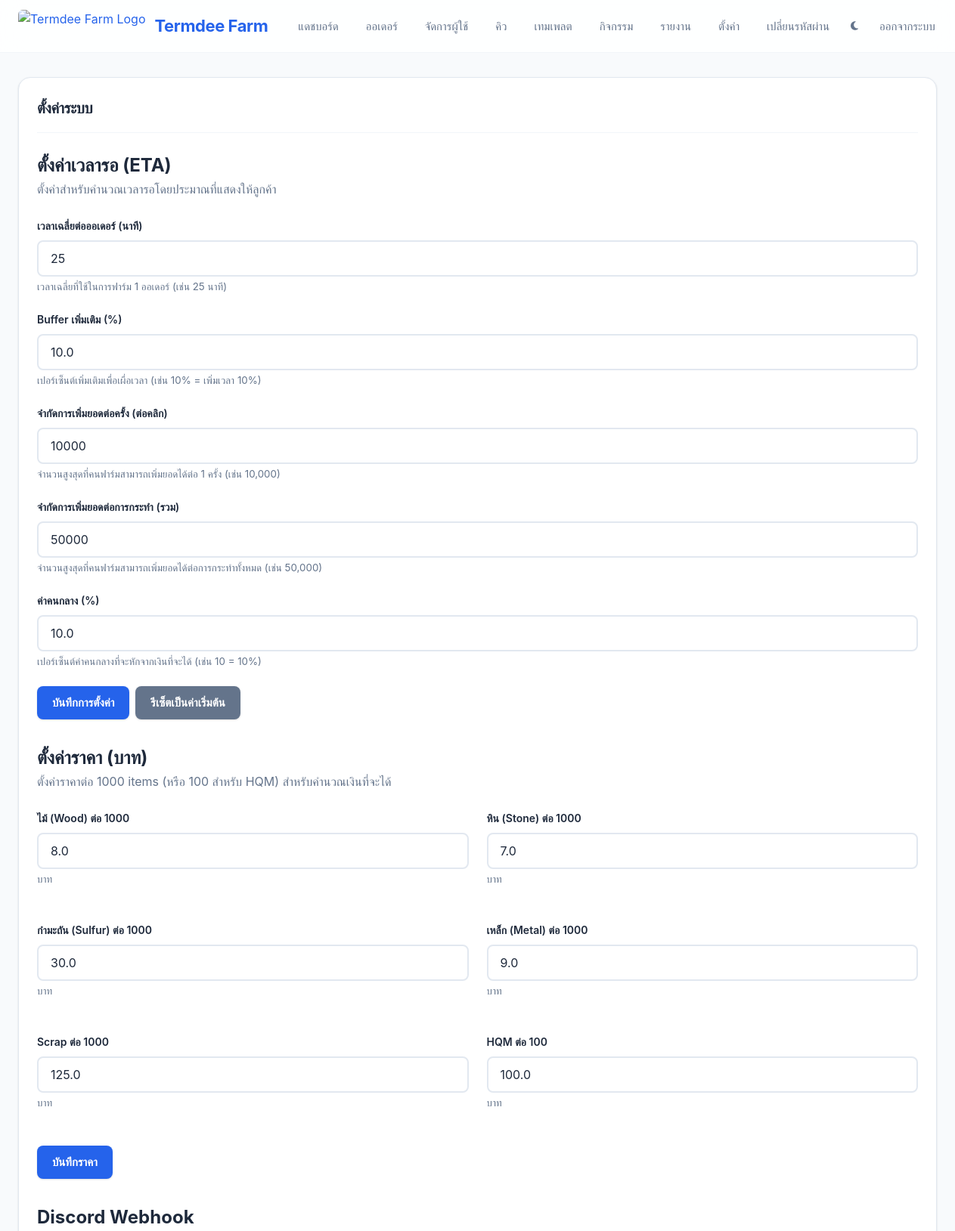
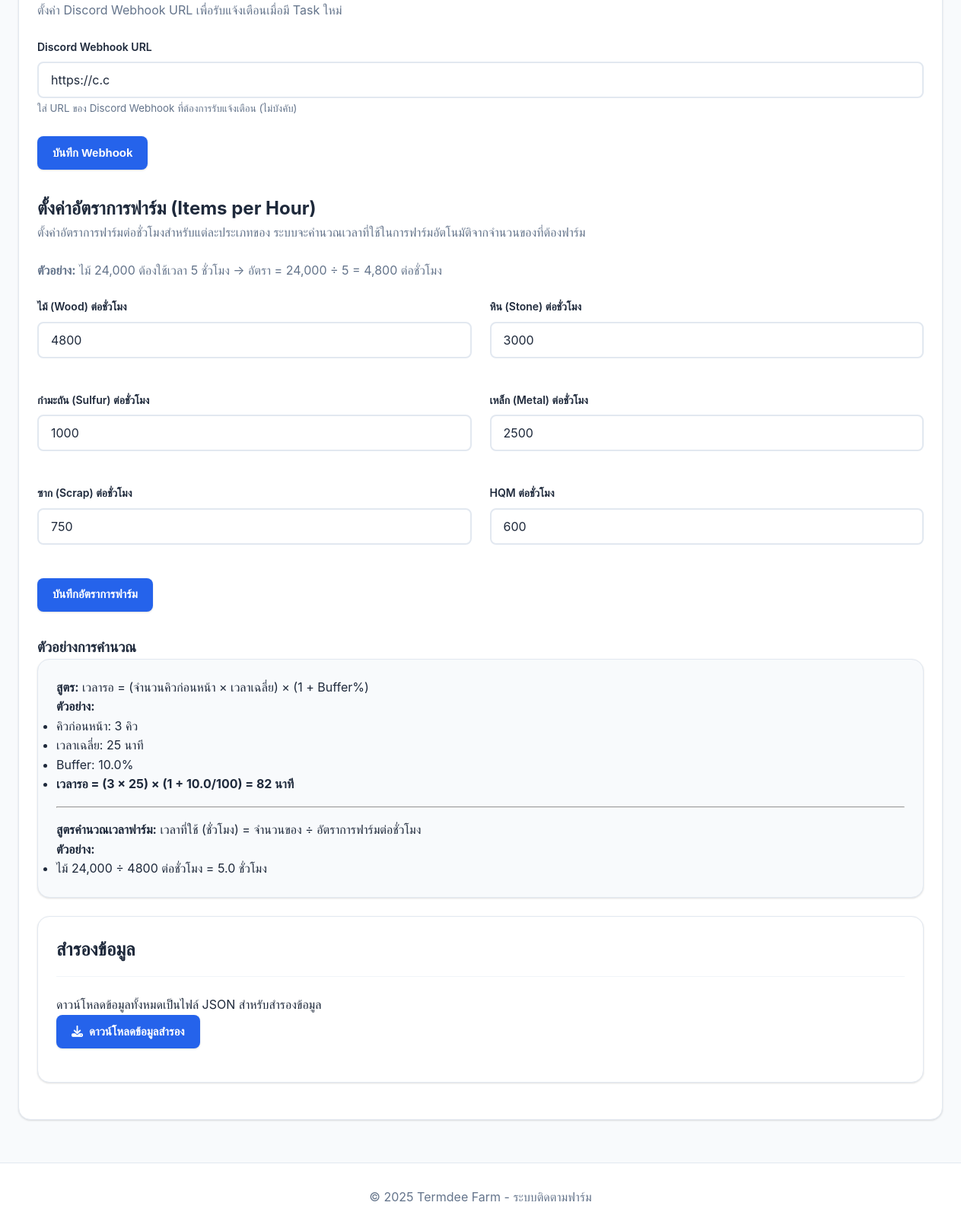
The app's page /admin/settings (signed in) with its own data (2 pictures, top to bottom).
### models.py (models this page shows, shortened)
class Settings(db.Model):
    __tablename__ = 'settings'
    id = db.Column(db.Integer, primary_key=True)
    avg_minutes_per_order = db.Column(db.Integer, default=25)
    eta_buffer_percent = db.Column(db.Float, default=10.0)
    max_delta_per_click = db.Column(db.Integer, default=10000)
    max_delta_per_action = db.Column(db.Integer, default=50000)
    commission_percent = db.Column(db.Float, default=10.0)  # ค่าคนกลาง (%)
    farming_rate_wood = db.Column(db.Integer, default=4800)  # ไม้ 24,000 / 5 ชม. = 4,800/ชม.
    farming_rate_stone = db.Column(db.Integer, default=4800)
    farming_rate_sulfur = db.Column(db.Integer, default=4800)
    farming_rate_metal = db.Column(db.Integer, default=4800)
    farming_rate_scrap = db.Column(db.Integer, default=4800)
    farming_rate_hqm = db.Column(db.Integer, default=4800)
    price_per_1000_wood = db.Column(db.Float, default=8.0)  # 1000 ไม้ = 8 บาท
    price_per_1000_stone = db.Column(db.Float, default=7.0)  # 1000 หิน = 7 บาท
    price_per_1000_sulfur = db.Column(db.Float, default=30.0)  # 1000 กำมะถัน = 30 บาท
    price_per_1000_metal = db.Column(db.Float, default=9.0)  # 1000 เหล็ก = 9 บาท
    price_per_1000_scrap = db.Column(db.Float, default=125.0)  # 1000 Scrap = 125 บาท
    price_per_100_hqm = db.Column(db.Float, default=100.0)  # 100 HQM = 100 บาท
    discord_webhook_url = db.Column(db.String(500))  # Discord webhook URL สำหรับแจ้งเตือน
    updated_at = db.Column(db.DateTime, default=datetime.utcnow, onupdate=datetime.utcnow)

### app.py (the view, shortened to what this page needs)
@app.route('/admin/settings')
@admin_required
def admin_settings():
    settings = Settings.query.first()
    return render_template('admin/settings.html', settings=settings)

### app.py (called while the page is built)
@login_manager.user_loader
def load_user(user_id):
    try:
        return User.query.get(int(user_id))
    except (ValueError, TypeError):
        return None

@app.context_processor
def utility_processor():
    return dict(get_status_th=get_status_th, Settings=Settings)

def admin_required(f):
    @wraps(f)
    @login_required
    def decorated_function(*args, **kwargs):
        if current_user.role not in ['admin', 'super_admin']:
            flash('คุณไม่มีสิทธิ์เข้าถึงหน้านี้', 'error')
            return redirect(url_for('index'))
        return f(*args, **kwargs)
    return decorated_function

### templates/admin/settings.html (shortened to what this page needs)
{% extends "base.html" %}
{% block content %}
<div class="card">
    <div class="card-header">
        <h1 class="card-title">ตั้งค่าระบบ</h1>
    </div>
    <div class="mt-3">
        <h2>ตั้งค่าเวลารอ (ETA)</h2>
        <p style="color: var(--text-secondary); margin-bottom: 1.5rem;">
            ตั้งค่าสำหรับคำนวณเวลารอโดยประมาณที่แสดงให้ลูกค้า
        </p>
        <form id="settingsForm" onsubmit="updateSettings(event)">
            <div class="form-group">
                <label class="form-label" for="avg_minutes_per_order">
                    เวลาเฉลี่ยต่อออเดอร์ (นาที)
                </label>
                <input type="number" id="avg_minutes_per_order" name="avg_minutes_per_order"
                       class="form-control" value="{{ settings.avg_minutes_per_order }}"
                       min="1" required>
                <small style="color: var(--text-secondary);">
                    เวลาเฉลี่ยที่ใช้ในการฟาร์ม 1 ออเดอร์ (เช่น 25 นาที)
                </small>
            </div>
            <div class="form-group">
                <label class="form-label" for="eta_buffer_percent">
                    Buffer เพิ่มเติม (%)
                </label>
                <input type="number" id="eta_buffer_percent" name="eta_buffer_percent"
                       class="form-control" value="{{ settings.eta_buffer_percent }}"
                       min="0" max="100" step="0.1" required>
                <small style="color: var(--text-secondary);">
                    เปอร์เซ็นต์เพิ่มเติมเพื่อเผื่อเวลา (เช่น 10% = เพิ่มเวลา 10%)
                </small>
            </div>
            <div class="form-group">
                <label class="form-label" for="max_delta_per_click">
                    จำกัดการเพิ่มยอดต่อครั้ง (ต่อคลิก)
                </label>
                <input type="number" id="max_delta_per_click" name="max_delta_per_click"
                       class="form-control" value="{{ settings.max_delta_per_click }}"
                       min="1" required>
                <small style="color: var(--text-secondary);">
                    จำนวนสูงสุดที่คนฟาร์มสามารถเพิ่มยอดได้ต่อ 1 ครั้ง (เช่น 10,000)
                </small>
            </div>
            <div class="form-group">
                <label class="form-label" for="max_delta_per_action">
                    จำกัดการเพิ่มยอดต่อการกระทำ (รวม)
                </label>
                <input type="number" id="max_delta_per_action" name="max_delta_per_action"
                       class="form-control" value="{{ settings.max_delta_per_action }}"
                       min="1" required>
                <small style="color: var(--text-secondary);">
                    จำนวนสูงสุดที่คนฟาร์มสามารถเพิ่มยอดได้ต่อการกระทำทั้งหมด (เช่น 50,000)
                </small>
            </div>
            <div class="form-group">
                <label class="form-label" for="commission_percent">
                    ค่าคนกลาง (%)
                </label>
                <input type="number" id="commission_percent" name="commission_percent"
                       class="form-control" value="{{ settings.commission_percent or 10.0 }}"
                       min="0" max="100" step="0.1" required>
                <small style="color: var(--text-secondary);">
                    เปอร์เซ็นต์ค่าคนกลางที่จะหักจากเงินที่จะได้ (เช่น 10 = 10%)
                </small>
            </div>
            <div class="btn-group">
                <button type="submit" class="btn btn-primary">บันทึกการตั้งค่า</button>
                <button type="button" class="btn btn-secondary" onclick="resetSettings()">รีเซ็ตเป็นค่าเริ่มต้น</button>
            </div>
        </form>
    </div>
    <div class="mt-4">
        <h2>ตั้งค่าราคา (บาท)</h2>
        <p style="color: var(--text-secondary); margin-bottom: 1.5rem;">
            ตั้งค่าราคาต่อ 1000 items (หรือ 100 สำหรับ HQM) สำหรับคำนวณเงินที่จะได้
        </p>
        <form id="priceForm" onsubmit="updatePrices(event)">
            <div class="grid grid-2">
                <div class="form-group">
                    <label class="form-label" for="price_per_1000_wood">ไม้ (Wood) ต่อ 1000</label>
                    <input type="number" id="price_per_1000_wood" name="price_per_1000_wood"
                           class="form-control" value="{{ settings.price_per_1000_wood or 8.0 }}"
                           min="0" step="0.01" required>
                    <small style="color: var(--text-secondary);">บาท</small>
                </div>
                <div class="form-group">
                    <label class="form-label" for="price_per_1000_stone">หิน (Stone) ต่อ 1000</label>
                    <input type="number" id="price_per_1000_stone" name="price_per_1000_stone"
                           class="form-control" value="{{ settings.price_per_1000_stone or 7.0 }}"
                           min="0" step="0.01" required>
                    <small style="color: var(--text-secondary);">บาท</small>
                </div>
                <div class="form-group">
                    <label class="form-label" for="price_per_1000_sulfur">กำมะถัน (Sulfur) ต่อ 1000</label>
                    <input type="number" id="price_per_1000_sulfur" name="price_per_1000_sulfur"
                           class="form-control" value="{{ settings.price_per_1000_sulfur or 30.0 }}"
                           min="0" step="0.01" required>
                    <small style="color: var(--text-secondary);">บาท</small>
                </div>
                <div class="form-group">
                    <label class="form-label" for="price_per_1000_metal">เหล็ก (Metal) ต่อ 1000</label>
                    <input type="number" id="price_per_1000_metal" name="price_per_1000_metal"
                           class="form-control" value="{{ settings.price_per_1000_metal or 9.0 }}"
                           min="0" step="0.01" required>
                    <small style="color: var(--text-secondary);">บาท</small>
                </div>
                <div class="form-group">
                    <label class="form-label" for="price_per_1000_scrap">Scrap ต่อ 1000</label>
                    <input type="number" id="price_per_1000_scrap" name="price_per_1000_scrap"
                           class="form-control" value="{{ settings.price_per_1000_scrap or 125.0 }}"
                           min="0" step="0.01" required>
                    <small style="color: var(--text-secondary);">บาท</small>
                </div>
                <div class="form-group">
                    <label class="form-label" for="price_per_100_hqm">HQM ต่อ 100</label>
                    <input type="number" id="price_per_100_hqm" name="price_per_100_hqm"
                           class="form-control" value="{{ settings.price_per_100_hqm or 100.0 }}"
                           min="0" step="0.01" required>
                    <small style="color: var(--text-secondary);">บาท</small>
                </div>
            </div>
            <div class="btn-group mt-3">
                <button type="submit" class="btn btn-primary">บันทึกราคา</button>
            </div>
        </form>
    </div>
    <div class="mt-4">
        <h2>Discord Webhook</h2>
        <p style="color: var(--text-secondary); margin-bottom: 1.5rem;">
            ตั้งค่า Discord Webhook URL เพื่อรับแจ้งเตือนเมื่อมี Task ใหม่
        </p>
        <form id="webhookForm" onsubmit="updateWebhook(event)">
            <div class="form-group">
                <label class="form-label" for="discord_webhook_url">Discord Webhook URL</label>
                <input type="url" id="discord_webhook_url" name="discord_webhook_url"
                       class="form-control" value="{{ settings.discord_webhook_url or '' }}"
                       placeholder="https://discord.com/api/webhooks/...">
                <small style="color: var(--text-secondary);">
                    ใส่ URL ของ Discord Webhook ที่ต้องการรับแจ้งเตือน (ไม่บังคับ)
                </small>
            </div>
            <div class="btn-group mt-3">
                <button type="submit" class="btn btn-primary">บันทึก Webhook</button>
            </div>
        </form>
    </div>
    <div class="mt-4">
        <h2>ตั้งค่าอัตราการฟาร์ม (Items per Hour)</h2>
        <p style="color: var(--text-secondary); margin-bottom: 1.5rem;">
            ตั้งค่าอัตราการฟาร์มต่อชั่วโมงสำหรับแต่ละประเภทของ ระบบจะคำนวณเวลาที่ใช้ในการฟาร์มอัตโนมัติจากจำนวนของที่ต้องฟาร์ม
        </p>
        <p style="color: var(--text-secondary); margin-bottom: 1.5rem;">
            <strong>ตัวอย่าง:</strong> ไม้ 24,000 ต้องใช้เวลา 5 ชั่วโมง → อัตรา = 24,000 ÷ 5 = 4,800 ต่อชั่วโมง
        </p>
        <form id="farmingRateForm" onsubmit="updateFarmingRates(event)">
            <div class="grid grid-2">
                <div class="form-group">
                    <label class="form-label" for="farming_rate_wood">ไม้ (Wood) ต่อชั่วโมง</label>
                    <input type="number" id="farming_rate_wood" name="farming_rate_wood"
                           class="form-control" value="{{ settings.farming_rate_wood or 4800 }}"
                           min="1" required>
                </div>
                <div class="form-group">
                    <label class="form-label" for="farming_rate_stone">หิน (Stone) ต่อชั่วโมง</label>
                    <input type="number" id="farming_rate_stone" name="farming_rate_stone"
                           class="form-control" value="{{ settings.farming_rate_stone or 4800 }}"
                           min="1" required>
                </div>
                <div class="form-group">
                    <label class="form-label" for="farming_rate_sulfur">กำมะถัน (Sulfur) ต่อชั่วโมง</label>
                    <input type="number" id="farming_rate_sulfur" name="farming_rate_sulfur"
                           class="form-control" value="{{ settings.farming_rate_sulfur or 4800 }}"
                           min="1" required>
                </div>
                <div class="form-group">
                    <label class="form-label" for="farming_rate_metal">เหล็ก (Metal) ต่อชั่วโมง</label>
                    <input type="number" id="farming_rate_metal" name="farming_rate_metal"
                           class="form-control" value="{{ settings.farming_rate_metal or 4800 }}"
                           min="1" required>
                </div>
                <div class="form-group">
                    <label class="form-label" for="farming_rate_scrap">ซาก (Scrap) ต่อชั่วโมง</label>
                    <input type="number" id="farming_rate_scrap" name="farming_rate_scrap"
                           class="form-control" value="{{ settings.farming_rate_scrap or 4800 }}"
                           min="1" required>
                </div>
                <div class="form-group">
                    <label class="form-label" for="farming_rate_hqm">HQM ต่อชั่วโมง</label>
                    <input type="number" id="farming_rate_hqm" name="farming_rate_hqm"
                           class="form-control" value="{{ settings.farming_rate_hqm or 4800 }}"
                           min="1" required>
                </div>
            </div>
            <div class="btn-group mt-3">
                <button type="submit" class="btn btn-primary">บันทึกอัตราการฟาร์ม</button>
            </div>
        </form>
    </div>
    <div class="mt-4">
        <h3>ตัวอย่างการคำนวณ</h3>
        <div class="card" style="background: #f8fafc;">
            <p><strong>สูตร:</strong> เวลารอ = (จำนวนคิวก่อนหน้า × เวลาเฉลี่ย) × (1 + Buffer%)</p>
            <p><strong>ตัวอย่าง:</strong></p>
            <ul>
                <li>คิวก่อนหน้า: 3 คิว</li>
                <li>เวลาเฉลี่ย: {{ settings.avg_minutes_per_order }} นาที</li>
                <li>Buffer: {{ settings.eta_buffer_percent }}%</li>
                <li><strong>เวลารอ = (3 × {{ settings.avg_minutes_per_order }}) × (1 + {{ settings.eta_buffer_percent }}/100) = {{ ((3 * settings.avg_minutes_per_order) * (1 + settings.eta_buffer_percent/100))|int }} นาที</strong></li>
            </ul>
            <hr style="margin: 1rem 0;">
            <p><strong>สูตรคำนวณเวลาฟาร์ม:</strong> เวลาที่ใช้ (ชั่วโมง) = จำนวนของ ÷ อัตราการฟาร์มต่อชั่วโมง</p>
            <p><strong>ตัวอย่าง:</strong></p>
            <ul>
                <li>ไม้ 24,000 ÷ {{ settings.farming_rate_wood or 4800 }} ต่อชั่วโมง = {{ (24000 / (settings.farming_rate_wood or 4800))|round(2) }} ชั่วโมง</li>
            </ul>
        </div>
    </div>
    <div class="card mt-3">
        <div class="card-header">
            <h2>สำรองข้อมูล</h2>
        </div>
        <div class="form-group">
            <p>ดาวน์โหลดข้อมูลทั้งหมดเป็นไฟล์ JSON สำหรับสำรองข้อมูล</p>
            <button class="btn btn-primary" onclick="downloadBackup()">
                <i class="fas fa-download"></i> ดาวน์โหลดข้อมูลสำรอง
            </button>
        </div>
    </div>
</div>
{% endblock %}

### records on screen
Settings: avg_minutes_per_order "25", eta_buffer_percent "10.0", max_delta_per_click "10000", max_delta_per_action "50000", commission_percent "10.0", price_per_1000_wood "8.0", price_per_1000_stone "7.0", price_per_1000_sulfur "30.0", price_per_1000_metal "9.0", price_per_1000_scrap "125.0", price_per_100_hqm "100.0", discord_webhook_url "https://c.c", farming_rate_wood "4800", farming_rate_stone "3000", farming_rate_sulfur "1000", farming_rate_metal "2500", farming_rate_scrap "750", farming_rate_hqm "600", avg_minutes_per_order+eta_buffer_percent "82", (24000/(settings.farming_rate_woodor4800))|round(2) "5.0"
